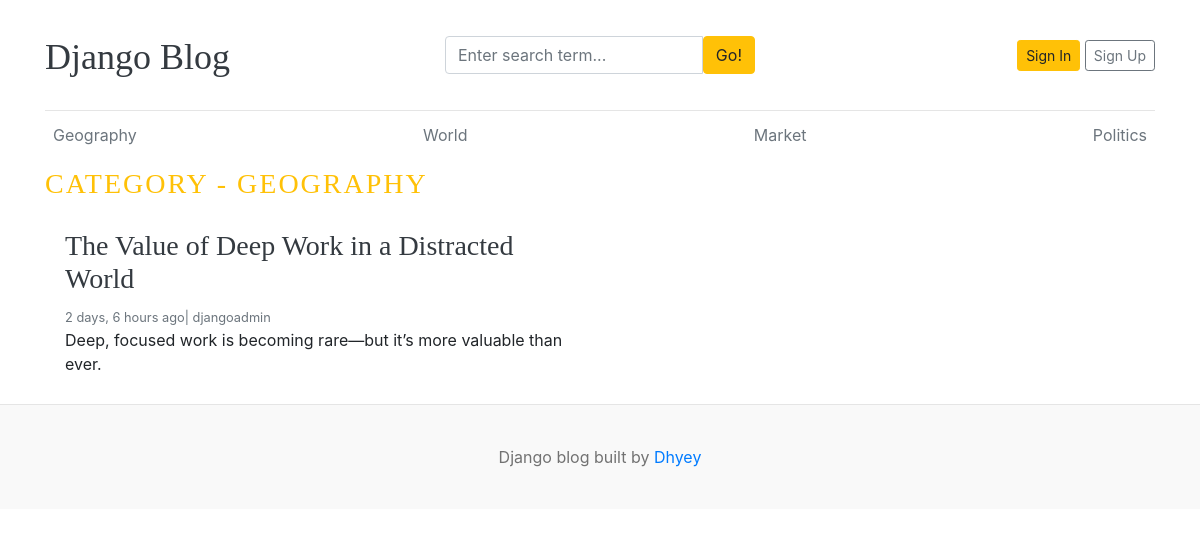
The app's page /category/4, older data.
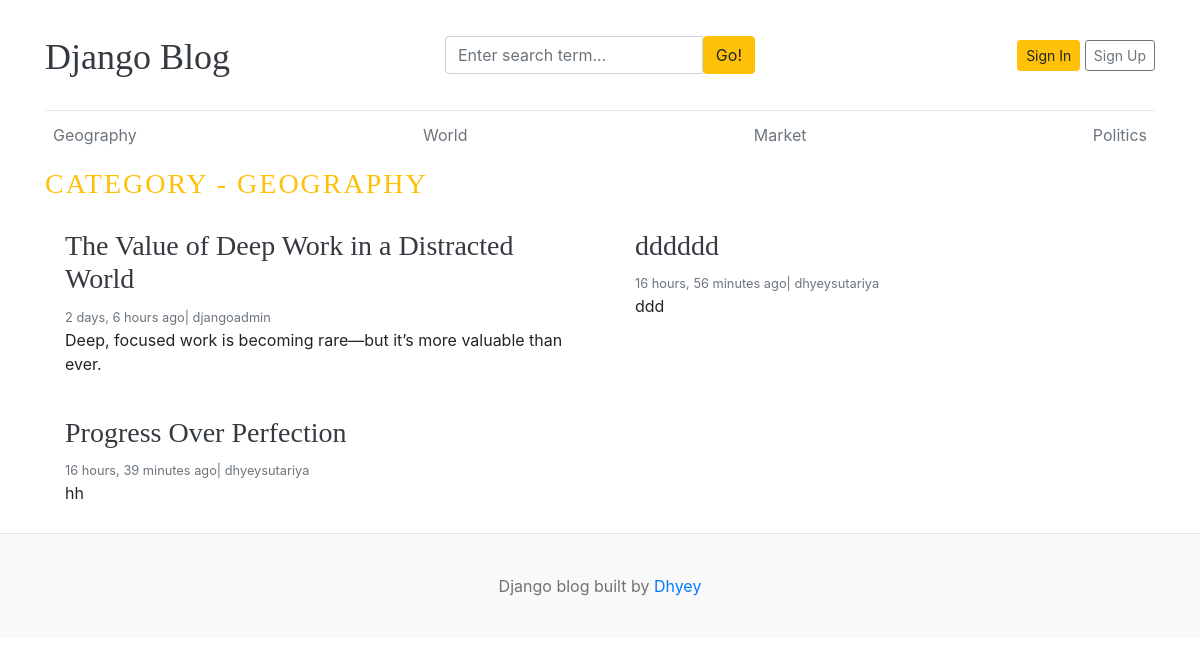
The same page, newer data.
### blogs/models.py (models this page shows, shortened)
class Category(models.Model):
    category_name=models.CharField(max_length=50,unique=True)
    created_at=models.DateTimeField(auto_now_add=True)
    updated_at=models.DateTimeField(auto_now=True)
    class Meta:
        verbose_name_plural='categories'

class Blog(models.Model):
    title=models.CharField(max_length=100)
    slug=models.SlugField(max_length=150,unique=True,blank=True)
    category=models.ForeignKey(Category,on_delete=models.CASCADE)
    author=models.ForeignKey(User,on_delete=models.CASCADE)
    featured_image =models.ImageField(upload_to='uploads/%Y/%m/%d')
    short_description=models.CharField(max_length=500)
    blog_body=models.CharField(max_length=2000)
    status=models.CharField(max_length=50,choices=STATUS_CHOICES,default='Draft')
    is_featured=models.BooleanField(default=False)
    created_at=models.DateTimeField(auto_now_add=True)
    updated_at=models.DateTimeField(auto_now=True)

### blogs/views.py (the view)
# urls.py: path('<int:category_id>',views.posts_by_category,name='posts_by_category')
def posts_by_category(request,category_id):
    blogs=Blog.objects.filter(status='Published',category=category_id)
    category=get_object_or_404(Category,pk=category_id)
    data={
        'blogs':blogs,
        'category':category
    }
    return render(request,'posts_by_category.html',data)

### blogs/context_processors.py (called while the page is built)
def get_categories(request):
    categories=Category.objects.all()
    return dict(categories=categories)

def get_social_links(request):
    social_links=SocialLink.objects.all()
    return dict(social_links=social_links)

### templates/posts_by_category.html (shortened to what this page needs)
{% extends "base.html" %}
{% block content %}
      <h3 class="text-uppercase text-warning" style='letter-spacing:2px'>Category - {{category.category_name}}</h3>
      <div class="row mb-2">
        {% if blogs %}
        {% for blog in blogs %}
        <div class="col-md-6">
          <div class="card border-0">
            <div class="card-body">
              <h3><a class='text-dark' href='{% url "blogs" blog.slug %}'>{{blog.title}}</a></h3>
              <small class="mb-1 text-muted">{{blog.created_at | timesince}} ago| {{blog.author}}</small>
              <p class="card-text">
                {{blog.short_description | truncatewords:15}}
              </p>
            </div>
          </div>
        </div>
        {% endfor %}
        {% else %}
         <p>No Posts Found</p>
         {% endif %}
      </div>
    </div>
    {% endblock  %}

### templates/header.html (shortened to what this page needs)
{% load static %}
<!DOCTYPE html>
<html lang="en">
  <head>
    <link
      href="https://getbootstrap.com/docs/4.0/dist/css/bootstrap.min.css"
      rel="stylesheet"
    />
    <link
    rel="stylesheet"
    href="https://cdn.jsdelivr.net/npm/bootstrap-icons@1.11.3/font/bootstrap-icons.css"
    />
    <link href="{% static 'css/blog.css' %}" rel="stylesheet" />
  </head>
  <body>
    <div class="container">
      <header class="blog-header py-3">
        <div class="row flex-nowrap justify-content-between align-items-center">
          <div class="col-4 pt-1">
            <a class="blog-header-logo text-dark" href="/">Django Blog</a>
          </div>
          <div class="col-4">
            <form action="{% url "search" %}" method="GET">
              <div class="card border-0">
                <div class="card-body">
                  <div class="input-group">
                    <input
                      class="form-control"
                      type="text"
                      placeholder="Enter search term..."
                      aria-label="Enter search term..."
                      aria-describedby="button-search"
                      name='keyword'
                      value='{{keyword}}'
                    />
                    <button
                      class="btn btn-warning"
                      type="submit"
                      id="button-search"
                      type="button"
                    >
                      Go!
                    </button>
                  </div>
                </div>
              </div>
            </form>
          </div>
          <div class="col-4 d-flex justify-content-end align-items-center">
            {% if not user.is_authenticated %}
            <a class="btn btn-sm btn-warning" href="{% url "login" %}">Sign In</a> &nbsp;
            <a class="btn btn-sm btn-outline-secondary" href="{% url "register" %}">Sign Up</a>
            {% else %}
                <span class="btn btn-warning"><a class='text-dark' href='{% url "dashboard" %}'>Dashboard</a></span>
                &emsp;
                <span class="btn btn-warning"><a class='text-dark' href='{% url "logout" %}'>Logout</a></span>
            {% endif %}
          </div>
        </div>
      </header>
      <div class="nav-scroller py-1 mb-2">
        <nav class="nav d-flex justify-content-between">
          {% for category in categories %}
          <a
            class="p-2 text-muted"
            href="{% url 'posts_by_category' category.id %}"
            >{{category.category_name}}</a
          >
          {% endfor %}
        </nav>
      </div>

Row changes from the older to the newer data that the page shows:
added Blog: title "dddddd", created_at "16 hours, 56 minutes", author "dhyeysutariya", short_description "ddd"
added Blog: title "Progress Over Perfection", created_at "16 hours, 39 minutes", author "dhyeysutariya", short_description "hh"
